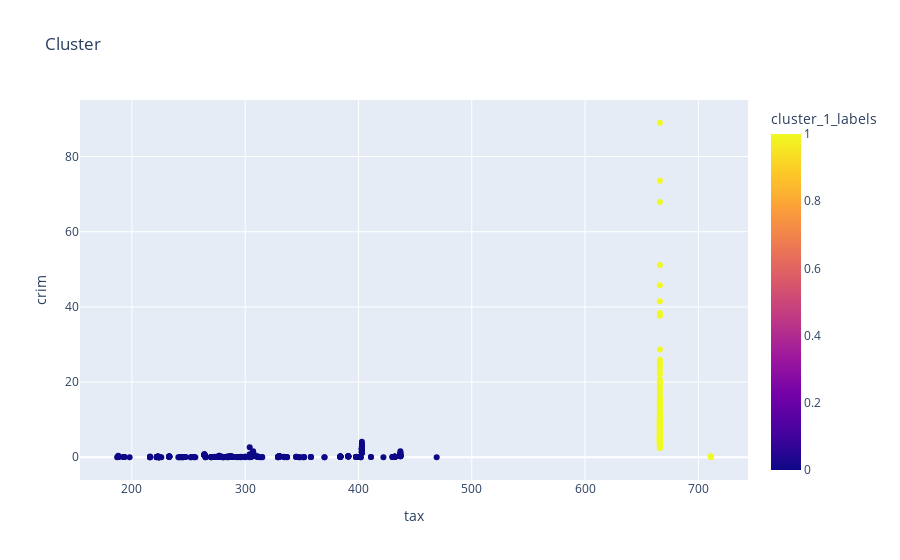

Notebook code cell kept with this figure:
### Code cell
plot = px.scatter(data_frame=Y,
                 x = 'tax',
                 y = 'crim',
                color = 'cluster_1_labels',
                 title = 'Cluster')
plot.show()

### Figure 1 — Plotly figure (JSON) as saved in the notebook; plotly's stock layout.template omitted (floating-point values rounded to 4 significant figures; data arrays with more than 128 entries replaced by an {"elided": "..."} marker saying what was removed)
{"data": [{"hovertemplate": "tax=%{x}<br>crim=%{y}<br>cluster_1_labels=%{marker.color}<extra></extra>", "legendgroup": "", "marker": {"color": {"elided": "506 int values"}, "coloraxis": "coloraxis", "symbol": "circle"}, "mode": "markers", "name": "", "orientation": "v", "showlegend": false, "type": "scatter", "x": {"elided": "506 int values"}, "xaxis": "x", "y": {"elided": "506 float values"}, "yaxis": "y"}], "layout": {"autosize": true, "coloraxis": {"colorbar": {"title": {"text": "cluster_1_labels"}}, "colorscale": [[0, "#0d0887"], [0.1111, "#46039f"], [0.2222, "#7201a8"], [0.3333, "#9c179e"], [0.4444, "#bd3786"], [0.5556, "#d8576b"], [0.6667, "#ed7953"], [0.7778, "#fb9f3a"], [0.8889, "#fdca26"], [1, "#f0f921"]]}, "legend": {"tracegroupgap": 0}, "title": {"text": "Cluster"}, "xaxis": {"anchor": "y", "autorange": true, "domain": [0, 1], "range": [154.7, 743.3], "title": {"text": "tax"}, "type": "linear"}, "yaxis": {"anchor": "x", "autorange": true, "domain": [0, 1], "range": [-7.336, 96.32], "title": {"text": "crim"}, "type": "linear"}}}
